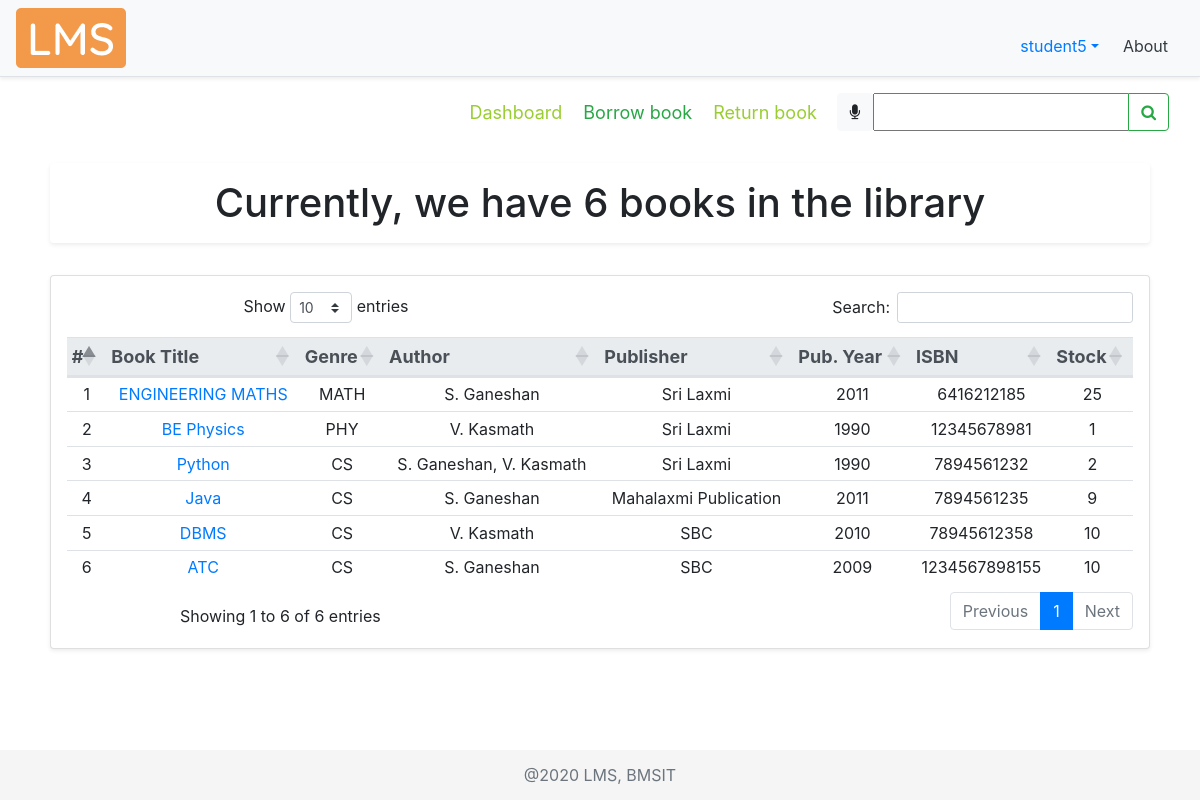
The page /borrowbook/ (signed in) on the database its author committed.
### account/models.py (models this page shows, shortened)
class Account(AbstractBaseUser):
    COURSES = (
        ("ISE", "Information Science Engineering"),
        ("CSE", "Computer Science Engineering"),
        ("ECE", "Electronics and Communication Engineering"),
        ("ME", "Mechanical Engineering"),
        ("ETE", "Electronics and Telecommunication Engineering"),
        ("EEE", "Electrical and Electronics Engineering"),
        ("CIV", "Civil Engineering"),
        ("MCA", "Master of Computer Applications"),
        ("AI&ML", "Artificial Intelligence and Machine Learning")
    )
    SEM = (
        (1, 1),
        (2, 2),
        (3, 3),
        (4, 4),
        (5, 5),
        (6, 6),
        (7, 7),
        (8, 8),
    )
    email = models.EmailField(verbose_name="email",
                              max_length=50, unique=True, help_text="Email id")
    username = models.CharField(
        max_length=30, unique=True, help_text="Username")
    fName = models.CharField(max_length=20, help_text='First name')
    mName = models.CharField(
        max_length=20, help_text='Middle name', blank=True)
    lName = models.CharField(max_length=20, help_text='Last name', blank=True)
    streetAddr = models.CharField(
        max_length=50, help_text="Street Address", null=True)
    district = models.CharField(max_length=20, null=True, help_text="District")
    state = models.CharField(max_length=20, null=True, help_text="State")
    pinCode = models.CharField(max_length=6, null=True, help_text="PIN Code", validators=[RegexValidator(
        regex='[0-9]{6}', message="Enter a valid Postal Identification Number", code="invalid_pinCode")])
    phoneNum = models.CharField(max_length=10, null=True, blank=True, help_text="Phone number", validators=[
                                RegexValidator(regex='[0-9]{10}', message="Enter a valid Phone Number", code="invalid_phoneNum")])
    USN = models.CharField(max_length=10, null=True, unique=True, blank=True, help_text="University Serial Number", validators=[
                           RegexValidator(regex='[1-4]{1}[a-zA-Z]{2}[0-9]{2}[a-zA-Z]{2}[0-9]{3}', message="Enter a valid USN", code="invalid_USN")])
    course = models.CharField(max_length=50, null=True,
                              choices=COURSES, blank=True, help_text="Branch")
    sem = models.PositiveSmallIntegerField(
        null=True, choices=SEM, blank=True, help_text="Semester")
    salary = models.CharField(max_length=6, null=True, blank=True, help_text="Salary", validators=[
                              RegexValidator(regex='[0-9]{5,6}', message="Enter a valid Salary", code="invalid_salary")])
    date_joined = models.DateTimeField(
        verbose_name='date joined', auto_now_add=True)
    last_login = models.DateTimeField(verbose_name='last login', auto_now=True)
    is_admin = models.BooleanField(default=False)
    is_active = models.BooleanField(default=True)
    is_staff = models.BooleanField(default=False)
    is_superuser = models.BooleanField(default=False)
    USERNAME_FIELD = 'email'
    REQUIRED_FIELDS = ['username', 'fName']
    objects = MyAccountManager()

### libraryApp/models.py (models this page shows, shortened)
class BOOK(models.Model):
    GENRE = (
        ("CS", "Computer Science"),
        ("MATH", "Mathematics"),
        ("ELE", "Electronics"),
        ("TC", "Telecommunication"),
        ("CHE", "Chemistry"),
        ("PHY", "Physics"),
        ("MEC", "Mechanics"),
        ("EVS", "Environmental Science"),
        ("BIO", "Bioengineering"),
        ("BUS", "Business Skills"),
    )
    bookTitle = models.CharField(max_length=50, help_text="Book Title")
    genre = models.CharField(max_length=30, null=True,
                             choices=GENRE, help_text="Category")
    pubYear = models.CharField(
        max_length=4, null=True, help_text="Year of publication")
    isbn = models.CharField(max_length=13, null=True, unique=True,
                            help_text="International Standard Book Number")
    librarianID = models.ForeignKey(
        settings.AUTH_USER_MODEL, null=True, on_delete=models.CASCADE, help_text="Librarian ID")
    pubID = models.ForeignKey(
        PUBLISHER, null=True, on_delete=models.CASCADE, help_text="Publisher ID")
    authorID = models.ManyToManyField(AUTHOR, help_text="Authors")

class AUTHOR(models.Model):
    authorName = models.CharField(max_length=30, help_text="Author name")
    def __str__(self):
        return self.authorName

class PUBLISHER(models.Model):
    pubName = models.CharField(
        max_length=30, help_text="Publisher name", null=True)
    streetAddr = models.CharField(
        max_length=50, help_text="Street Address", null=True)
    district = models.CharField(max_length=20, help_text="District", null=True)
    state = models.CharField(max_length=20, help_text="State", null=True)
    pinCode = models.CharField(max_length=6, help_text="PIN Code", null=True, validators=[RegexValidator(
        regex='[0-9]{6}', message="Enter a valid Postal Identification Number", code="invalid_pinCode")])
    phoneNum = models.CharField(
        max_length=10, help_text="Phone number", null=True, validators=[
            RegexValidator(regex='[0-9]{10}', message="Enter a valid Phone Number", code="invalid_phoneNum")])

### libraryApp/decorators.py (the view)
    def wrapper_func(request, *args, **kwargs):
        user = request.user
        if user.is_staff:
            messages.warning(request, "You are not allowed to access the previous requested page")
            return redirect("dashboard")
        else:
            return view_func(request, *args, **kwargs)

### libraryApp/templates/libraryApp/borrow_book.html (shortened to what this page needs)
{% extends 'libraryApp/main.html' %}
{% load static %}
{% block content %}
<nav class="navbar">
  <div class="navbar-nav mySubMenu ml-auto">
    <nav>
      <a href="{% url 'dashboard' %}" title="Click here to visit dashboard">Dashboard</a>
      <a class="text-success" href="{% url 'borrowbook' %}">Borrow book</a>
      <a href="{% url 'returnbook' %}" title="Click here to return borrowed books">Return book</a>
    </nav>
  </div>
  <form class="form-inline" method="POST">
    <div class="input-group">
      <div id="speech" class="btn btn-light" title="Click the mic to speak">
        <i class="fa fa-microphone" aria-hidden="true"></i>
      </div>
      {{myFilter.form}}
      <div class="input-group-append">
        <button id="searchButton" class="btn btn-outline-success" type="submit">
          <i class="fa fa-search"></i>
        </button>
      </div>
    </div>
  </form>
</nav>
<br>
<div class="row text-center booksTable">
    <div class="col-md-12">
    <h1 class="text-center shadow-sm p-3 bg-white rounded">
    Currently, we have {{count}} books in the library
    </h1>
        <br>
        <div class="card card-body shadow-sm p-3 bg-white rounded">
            <table id="dataTable6" class="table table-sm table-hover">
                <thead class="thead-light threadText">
                    <tr>
                        <th scope="col">#</th>
                        <th scope="col">Book Title</th>
                        <th scope="col">Genre</th>
                        <th scope="col">Author</th>
                        <th scope="col">Publisher</th>
                        <th scope="col">Pub. Year</th>
                        <th scope="col">ISBN</th>
                        <th scope="col">Stock</th>
                    </tr>
                </thead>
                {% for i in books %}
                <tr>
                    <td>{{forloop.counter}}</td>
                    <td><a href="{% url 'viewbook' i.bookID %}">{{i.bookTitle}}</a></td>
                    <td>{{i.genre}}</td>
                    <td>{{i.author}}</td>
                    <td>{{i.pubName}}</td>
                    <td>{{i.pubYear}}</td>
                    <td>{{i.isbn}}</td>
                    <td>{{i.stock}}</td>
                </tr>
                {% endfor %}
            </table>
        </div>
    </div>
    <br>
</div>
{% endblock %}

### libraryApp/templates/libraryApp/navbar.html (shortened to what this page needs)
{% load static %}
    <div class="d-flex flex-column flex-md-row align-items-center p-2 px-md-3 mb-2 bg-light border-bottom shadow-sm">
      <img class="logo my-0 mr-md-auto font-weight-normal" src="{% static '/img/lms.png' %}" alt="LMS Logo">
        <nav class="nav mt-3 mr-2">
            <div class="nav-item dropdown">
              <a class="nav-link dropdown-toggle" data-toggle="dropdown" role="button">{{request.user.username}}</a>
            </div>
            <a class="p-2 text-dark" href="{% url 'about' %}">About</a>
        </nav>
    </div>

### static/css/main.css (style rules this page uses)
html { position: relative; min-height: 100%; }
body { margin-bottom: 60px; background-color: #fff; }
.booksTable { padding: 0 20px; margin: auto; }
.mySubMenu { margin-right: 10px; padding: 2px; font-size: large; }
.mySubMenu a { padding-left: 8px; padding-right: 8px; color: yellowgreen; }

### libraryApp/templates/libraryApp/main.html (style rules this page uses)
.threadText { font-size: 18px; padding: 5px; margin: 5px; }

### rows shown on the page
Account: user.username "student5"
BOOK: bookTitle "ENGINEERING MATHS", genre "MATH", pubYear "2011", isbn "6416212185"
AUTHOR: author "S. Ganeshan" "S. Ganeshan" "S. Ganeshan"
PUBLISHER: pubName "Sri Laxmi" "Sri Laxmi" "Sri Laxmi"
BOOK: bookTitle "BE Physics", genre "PHY", pubYear "1990", isbn "12345678981"
AUTHOR: author "V. Kasmath" "V. Kasmath"
BOOK: bookTitle "Python", genre "CS", pubYear "1990", isbn "7894561232"
BOOK: bookTitle "Java", genre "CS", pubYear "2011", isbn "7894561235"
PUBLISHER: pubName "Mahalaxmi Publication"
BOOK: bookTitle "DBMS", genre "CS", pubYear "2010", isbn "78945612358"
PUBLISHER: pubName "SBC" "SBC"
BOOK: bookTitle "ATC", genre "CS", pubYear "2009", isbn "1234567898155"

### other values the page prints
{{ count }} "6"
{{ i.stock }} "25" "1" "2" "9" "10" "10"
{{ i.author }} "S. Ganeshan, V. Kasmath"
